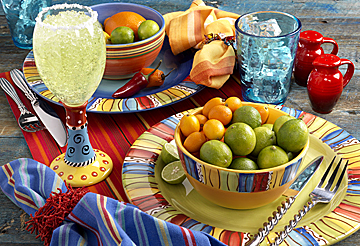
#> input picture imgs/sample_img.jpg, 360 x 246 px
$ jupyter execute 'Notas 02A - Computer-Vision - Image intro.ipynb'   (shell and % lines are left out)   (Python 2 division)
#> lines starting #> are read from the running program, lines starting #| are printed output that depends on the picture
# Visión por computadora

## Imágenes como matrices

Las imágenes se tratan en Python como matrices donde cada valor representa la luminosidad de un pixel. Una imagen de $m\times n$ pixeles en escala de grises se representa con una matriz de tamaño `(m,n)`. Una imagen de $m \times n$ pixeles en color se representa con una matrix de tamaño `(m,n,3)` con una matriz de luminosidad para cada uno de los tres canales de color RGB. Cada pixel puede tomar valores entre `0` (negro) y `255` (blanco) con los valores intermedios representando distintos grados de luminosidad.

Usamos la librería [`skimage`](http://scikit-image.org/) para leer y manipular imágenes. Fíjate como se accede a los valores de un pixel específico.

[cell 1]
from skimage import io
import matplotlib.pyplot as plt
import numpy as np
from IPython.display import Image
from scipy.signal import convolve2d

img = io.imread("imgs/sample_img.jpg")
#> img is the input picture: shape (246, 360, 3); mean R, G, B 141.1, 120.4, 95.2
print "dimensiones", img.shape, "max", np.max(img), "min", np.min(img)
#| dimensiones (246, 360, 3) max 255 min 0
plt.scatter(320,60, marker="x", s=200, linewidth=5, c="b")
#> (this line was passed over: IPython is not available in this run)
plt.scatter(150,230, marker="x", s=200, linewidth=5, c="g")
#> (this line was passed over: IPython is not available in this run)
print "pixel at blue marker ", img[60,320,:]
#| pixel at blue marker  [230   1   0]
print "pixel at green marker", img[230,150,:]
#| pixel at green marker [ 24  48 112]
plt.grid() # remove gridlines
#> (this line was passed over: IPython is not available in this run)
plt.imshow(img)
#> (this line was passed over: IPython is not available in this run)
type(img)

[cell 2]
plt.imshow(img[:,:,0], cmap = plt.cm.Greys_r)
#> (this line was passed over: IPython is not available in this run)

[cell 3]
gimg = img[:,:,0]*.5+img[:,:,1]*.3+img[:,:,2]*.2
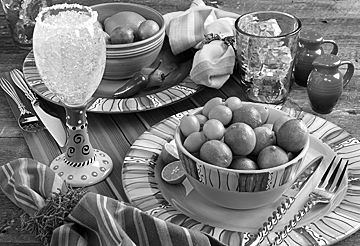
#> gimg: shape (246, 360) float64; min 0, max 255, mean 125.7
plt.imshow(gimg, cmap = plt.cm.Greys_r, vmin=0, vmax=255)
#> (this line was passed over: IPython is not available in this run)

## Manipulación de imágenes

La manipulación de imágenes se _reduce_ a realizar cálculos sobre los valores de luminosidad de cada pixel. Por ejemplo, obtenemos una versión en escala de grises promediando los valores RGB de cada pixel. Esto se hace de manera natural con la función `np.mean` y el argumento `axis` adecuado.

[cell 4]
gimg = np.mean(img, axis=2)
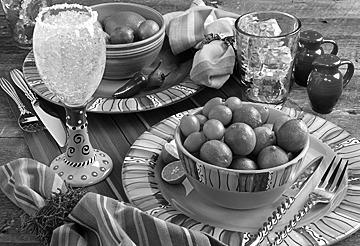
#> gimg: shape (246, 360) float64; min 0, max 255, mean 118.9
print "dimensiones", img.shape, "max", np.max(img), "min", np.min(img)
#| dimensiones (246, 360, 3) max 255 min 0
plt.scatter(320,60, marker="x", s=200, linewidth=5, c="b")
#> (this line was passed over: IPython is not available in this run)
plt.scatter(150,230, marker="x", s=200, linewidth=5, c="g")
print "pixel at blue marker ", gimg[60,320]
print "pixel at green marker", gimg[230,150]
plt.grid() # remove gridlines
plt.imshow(gimg, cmap = plt.cm.Greys_r, vmin=0, vmax=255)

$ run again, with imgs/img_1618.jpg copied over imgs/sample_img.jpg
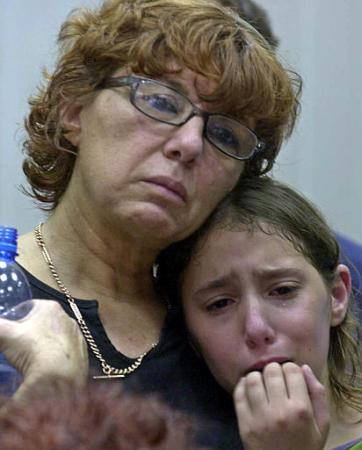
#> input picture imgs/img_1618.jpg, 362 x 450 px
#> img is the input picture: shape (450, 362, 3); mean R, G, B 111.8, 103.3, 97.5
#| dimensiones (450, 362, 3) max 255 min 0
#| pixel at blue marker  [168 185 193]
#| pixel at green marker [79 58 41]
#> `gimg = img[:,:,0]*.5+img[:,:,1]*.3+img[:,:,2]*.2`:
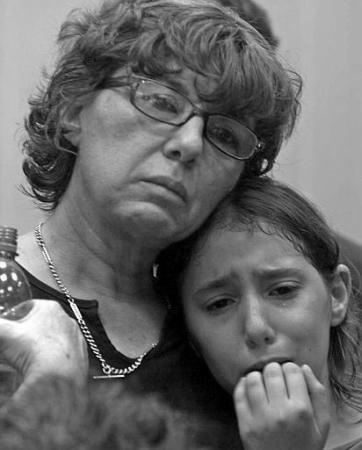
#> gimg: shape (450, 362) float64; min 0, max 254.7, mean 106.4
#| dimensiones (450, 362, 3) max 255 min 0

$ run again, with imgs/img_742.jpg copied over imgs/sample_img.jpg
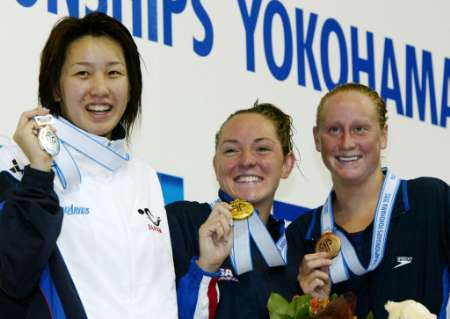
#> input picture imgs/img_742.jpg, 450 x 319 px
#> img is the input picture: shape (319, 450, 3); mean R, G, B 135.1, 138.9, 144.1
#| dimensiones (319, 450, 3) max 255 min 0
#| pixel at blue marker  [147 181 206]
#| pixel at green marker [245 224 231]
#> `gimg = img[:,:,0]*.5+img[:,:,1]*.3+img[:,:,2]*.2`:
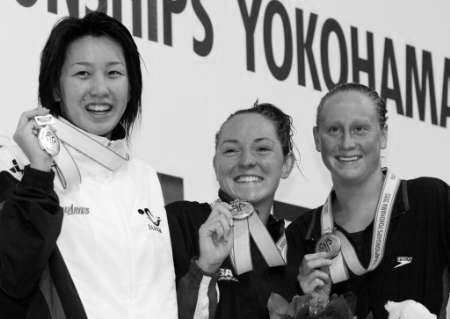
#> gimg: shape (319, 450) float64; min 0, max 254.7, mean 138.1
#> `gimg = np.mean(img, axis=2)`:
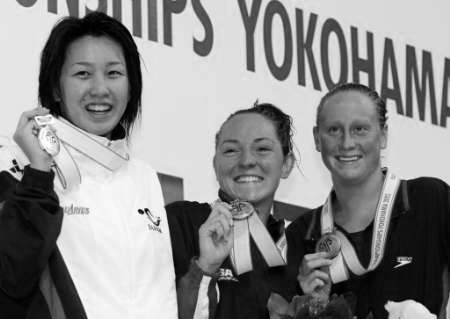
#> gimg: shape (319, 450) float64; min 0, max 254.7, mean 139.4
#| dimensiones (319, 450, 3) max 255 min 0
